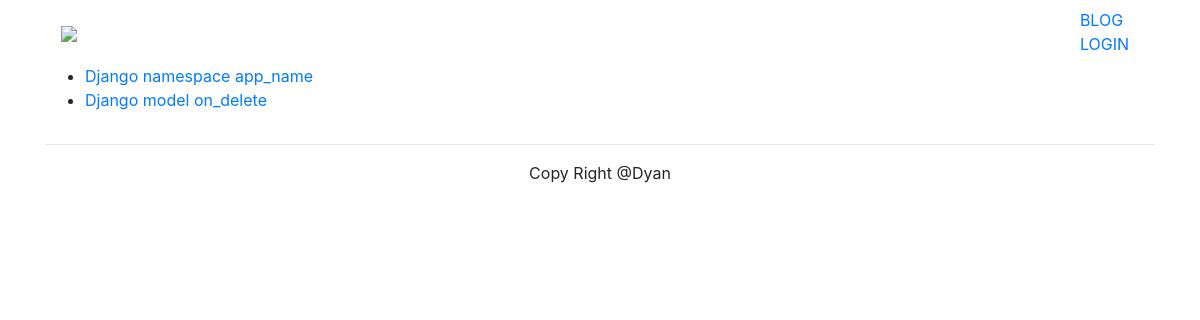
Page /blog/ on the earlier database version.
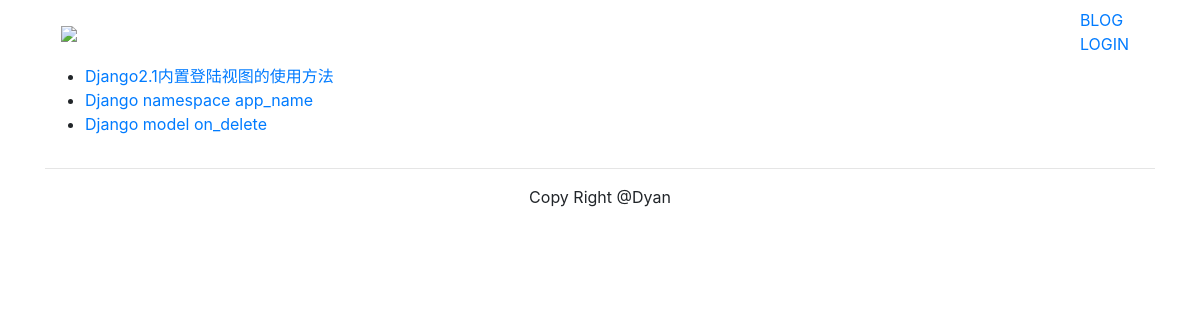
Same page on the later database version.
### blog/models.py (models this page shows, shortened)
class BlogArticles(models.Model):
    title = models.CharField(max_length=300)
    author = models.ForeignKey(User, related_name="blog_posts", on_delete=models.CASCADE)
    body = models.TextField()
    publish = models.DateTimeField(default=timezone.now)
    class Meta:
        ordering = ("-publish",)

### blog/views.py (the view)
def blog_title(request):
    blogs = BlogArticles.objects.all()
    return render(request, "blog/titles.html", {"blogs": blogs})

### templates/blog/titles.html (shortened to what this page needs)
{% extends "base.html" %}
{% block content %}
<div class="row">
    <div class="col-xs-12 col-md-8">
        <ul>
            {% for blog in blogs %}
                <li> <a href="{{ blog.id }}"> {{ blog.title }} </a></li>
            {% endfor %}
        </ul>
    </div>
</div>
{% endblock %}

Differences in the rows shown:
added BlogArticles: title "Django2.1内置登陆视图的使用方法"
